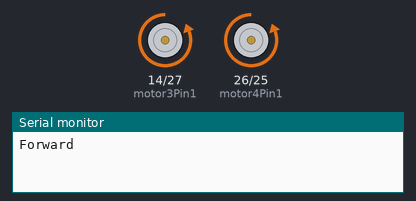
Simulated run of this sketch. Board: ESP32. Parts: motor-driver pin pairs drawn as motors (green arrow = first pin HIGH = forward, orange = second pin HIGH = backward, longer = more drive), the last lines printed to the serial monitor.

Above: at 1.0 s.
At 3.0 s:
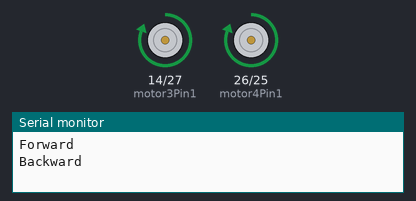
At 7.0 s:
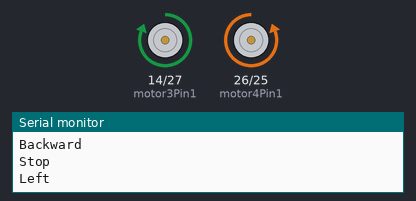
At 11.0 s:
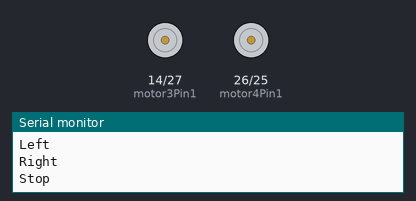
Timing chart, 0 to 15.6 s (numbered marks = the images above):
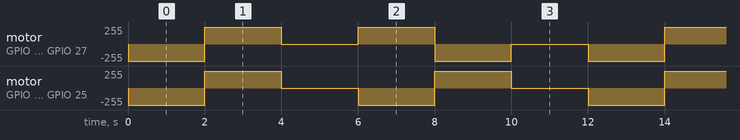

The sketch:

2wd.ino
```cpp
// Motor C
int motor3Pin1 = 14;
int motor3Pin2 = 27;

// Motor D
int motor4Pin1 = 26;
int motor4Pin2 = 25;

void setup() {
  // put your setup code here, to run once:
  pinMode(motor3Pin1, OUTPUT);
  pinMode(motor3Pin2, OUTPUT);
  pinMode(motor4Pin1, OUTPUT);
  pinMode(motor4Pin2, OUTPUT);

  Serial.begin(115200);
}

void loop() {
  // put your main code here, to run repeatedly:
  Serial.println("Forward");
  digitalWrite(motor3Pin1, LOW);
  digitalWrite(motor3Pin2, HIGH);
  digitalWrite(motor4Pin1, LOW);
  digitalWrite(motor4Pin2, HIGH);
  delay(2000);

  Serial.println("Backward");
  digitalWrite(motor3Pin1, HIGH);
  digitalWrite(motor3Pin2, LOW);
  digitalWrite(motor4Pin1, HIGH);
  digitalWrite(motor4Pin2, LOW);
  delay(2000);

  Serial.println("Stop");
  digitalWrite(motor3Pin1, LOW);
  digitalWrite(motor3Pin2, LOW);
  digitalWrite(motor4Pin1, LOW);
  digitalWrite(motor4Pin2, LOW);
  delay(2000);

  Serial.println("Left");
  digitalWrite(motor3Pin1, HIGH);
  digitalWrite(motor3Pin2, LOW);
  digitalWrite(motor4Pin1, LOW);
  digitalWrite(motor4Pin2, HIGH);
  delay(2000);

  Serial.println("Right");
  digitalWrite(motor3Pin1, LOW);
  digitalWrite(motor3Pin2, HIGH);
  digitalWrite(motor4Pin1, HIGH);
  digitalWrite(motor4Pin2, LOW);
  delay(2000);

  Serial.println("Stop");
  digitalWrite(motor3Pin1, LOW);
  digitalWrite(motor3Pin2, LOW);
  digitalWrite(motor4Pin1, LOW);
  digitalWrite(motor4Pin2, LOW);
  delay(2000);
}
```

Measured:
- by itself, motor on GPIO 26 (motor4Pin1) / GPIO 25 (motor4Pin2): repeats every 6.0 s: forward 255/255 2.0 s, stopped 2.0 s, backward 255/255 2.0 s
- by itself, motor on GPIO 14 (motor3Pin1) / GPIO 27 (motor3Pin2): repeats every 12.0 s: forward 255/255 2.0 s, stopped 2.0 s, forward 255/255 2.0 s, backward 255/255 2.0 s, stopped 2.0 s, backward 255/255 2.0 s
